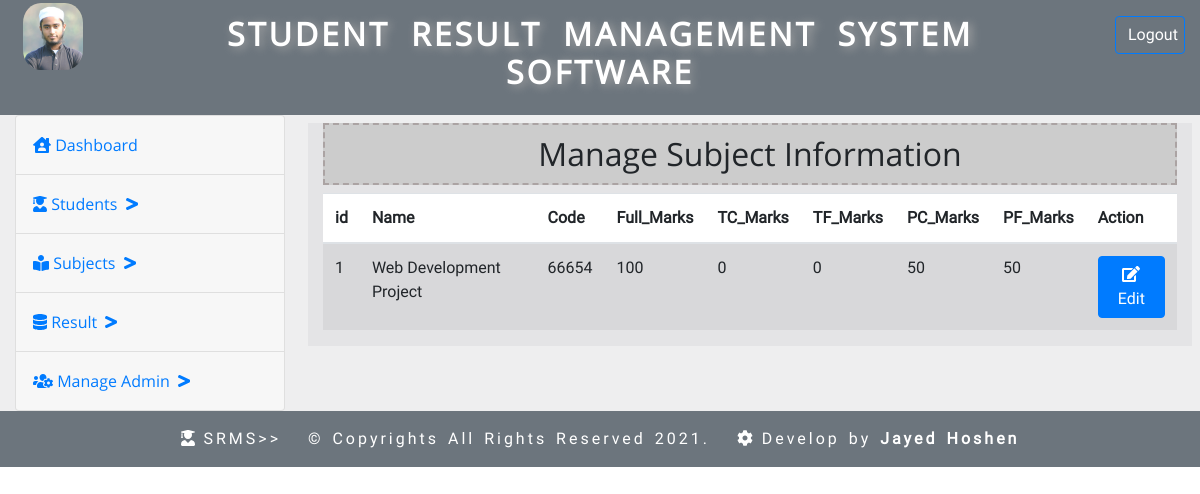
/manage_subject.php (signed in), run on an earlier commit of the app's database.
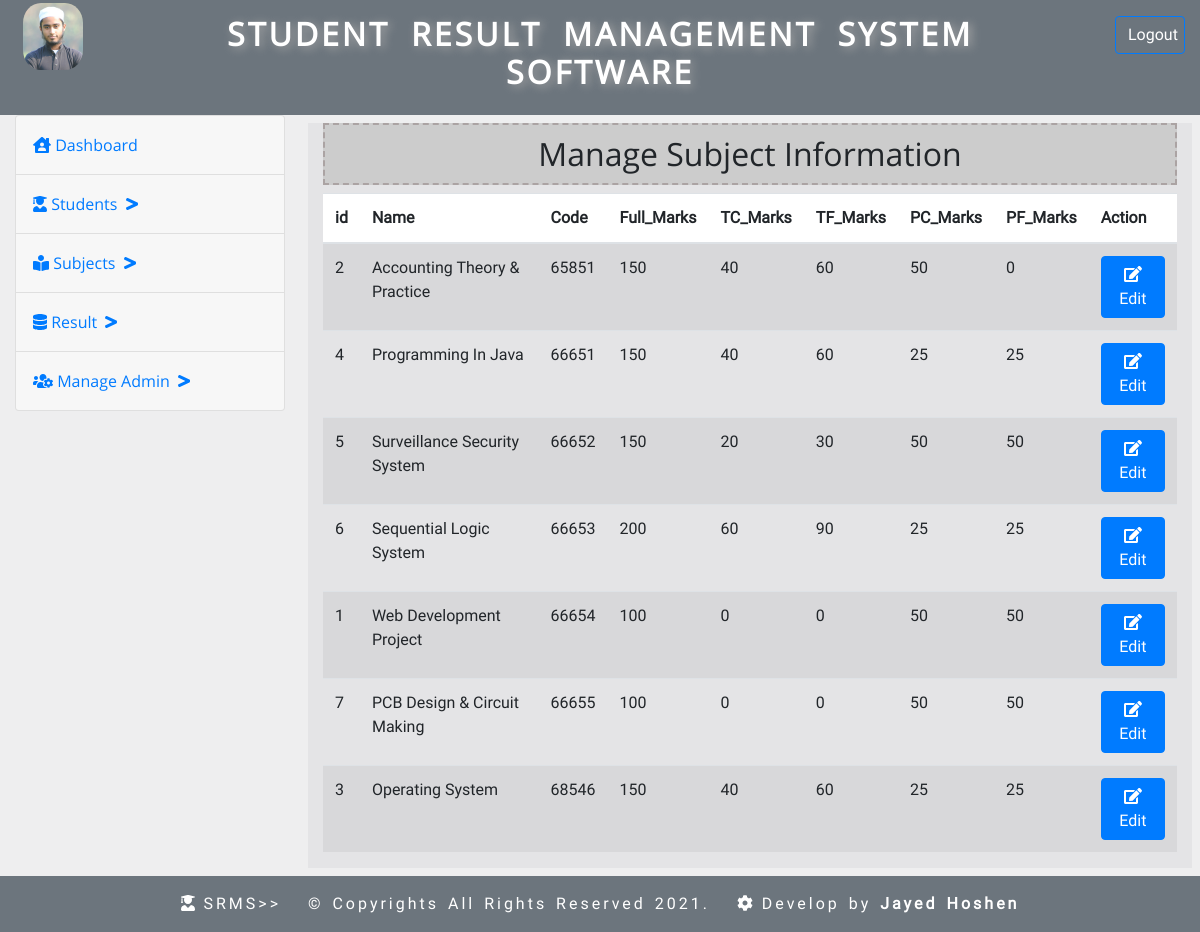
And on a later commit of the database.
### tables this page shows
CREATE TABLE `subject` (
  `id` int(11) NOT NULL,
  `name` varchar(250) NOT NULL,
  `code` int(10) NOT NULL,
  `f_mark` int(5) NOT NULL,
  `tc_mark` int(5) NOT NULL,
  `tf_mark` int(5) NOT NULL,
  `pc_mark` int(5) NOT NULL,
  `pf_mark` int(5) NOT NULL,
  `add_date` timestamp NOT NULL DEFAULT CURRENT_TIMESTAMP ON UPDATE CURRENT_TIMESTAMP
);

### manage_subject.php (the view, shortened to what this page needs)
<?php include_once('./inc/header.php'); ?>
<h2 class="page_title">Manage Subject Information</h2>
<div class="management_table table-responsive">
    <table class="table table-striped table-hover" id="manageTable">
        <thead style="background-color:#FFFFFF;">
            <tr>
                <th>id</th>
                <th>Name</th>
                <th>Code</th>
                <th>Full_Marks</th>
                <th>TC_Marks</th>
                <th>TF_Marks</th>
                <th>PC_Marks</th>
                <th>PF_Marks</th>
                <th>Action</th>
            </tr>
        </thead>
        <tbody>
            <?php
                $query = "SELECT * FROM subject ORDER BY code ASC";
                $result = mysqli_query($connection, $query);
                if (mysqli_num_rows($result) > 0) {
                    while ($row = mysqli_fetch_assoc($result)) {
                        $data = '';
                        $data .= '<tr>';
                        $data .= '<td>'.$row['id'].'</td>';
                        $data .= '<td>'.$row['name'].'</td>';
                        $data .= '<td>'.$row['code'].'</td>';
                        $data .= '<td>'.$row['f_mark'].'</td>';
                        $data .= '<td>'.$row['tc_mark'].'</td>';
                        $data .= '<td>'.$row['tf_mark'].'</td>';
                        $data .= '<td>'.$row['pc_mark'].'</td>';
                        $data .= '<td>'.$row['pf_mark'].'</td>';
                        $data .= '<td>'.'<form action="edit_subject.php" method="post">
                        <input type="hidden" name="stdid" value="'.$row['id'].'">
                        <button type="submit" class="btn btn-primary" style="cursor:pointer;">
                        <i class="fa fa-edit"></i> Edit</button></form>'.'</td>';
                        $data .= '</tr>';
                        echo $data;
                    }
                }
            ?>
        </tbody>
    </table>
</div>
<?php include_once('./inc/footer.php'); ?>

### inc/header.php (shortened to what this page needs)
<!DOCTYPE html>
<html lang="en">
   <head>
		<link rel="stylesheet" href="./asset/css/bootstrap.min.css">
	  	<link rel="stylesheet" href="./asset/css/all.min.css">
        <link rel="stylesheet" href="./asset/css/jquery.dataTables.min.css">
	  	<link rel="stylesheet" href="./asset/css/custom.css">
   </head>
   <body>
        <div id="header_wrapper" class="container-fluid bg-secondary">
            <div class="row">
                <div class="col-lg-1">
                    <div class="logo">
                        <a href="index.php">
                            <img src="./asset/img/admin_profile.jpg" alt="Admin Logo">
                        </a>
                    </div>
                </div>
                <div class="col-lg-10">
                    <div class="middle_content text-center">
                        <h2>Student Result Management System Software</h2>
                    </div>
                </div>
                <div class="col-lg-1">
                    <div class="log_out_btn">
                        <a class="btn btn-outline-primary w-100 text-white my-3" href="logout.php">Logout</a>
                    </div>
                </div>
            </div>
        </div>
        <div id="side_menu_wrapper" class="container-fluid">
            <div class="row">
                <?php include_once('./inc/sidebar.php'); ?>
                <div class="col-lg-9">
                    <div class="container-fluid p-2">
                        <div class="row">
                            <div class="col-lg-12 py-0">

### inc/sidebar.php (shortened to what this page needs)
<div class="col-lg-3">
    <div class="accordion" id="accordionExample">
        <div class="card">
            <div class="card-header show p-0" id="headingDashboard">
                <h2 class="mb-0"><a href="index.php">
                    <button class="p-3 btn btn-link btn-block text-left collapsed" type="button" data-toggle="collapse" data-target="#collapseDashboard" aria-expanded="false" aria-controls="collapseDashboard">
                    <i class="fas fa-house-user"></i> Dashboard
                    </button></a>
                </h2>
            </div>
        </div>
        <div class="card">
            <div class="card-header p-0" id="headingTwo">
                <h2 class="mb-0">
                    <button class="p-3 btn btn-link btn-block text-left collapsed" type="button" data-toggle="collapse" data-target="#collapseTwo" aria-expanded="false" aria-controls="collapseTwo">
                    <i class="fas fa-user-graduate"></i> Students &nbsp;<i class="fas fa-greater-than"></i>
                    </button>
                </h2>
            </div>
        </div>
        <div class="card">
            <div class="card-header p-0" id="headingThree">
                <h2 class="mb-0">
                    <button class="p-3 btn btn-link btn-block text-left collapsed" type="button" data-toggle="collapse" data-target="#collapseThree" aria-expanded="false" aria-controls="collapseThree">
                    <i class="fas fa-book-reader"></i> Subjects &nbsp;<i class="fas fa-greater-than"></i>
                    </button>
                </h2>
            </div>
        </div>
        <div class="card">
            <div class="card-header p-0" id="headingFour">
                <h2 class="mb-0">
                    <button class="p-3 btn btn-link btn-block text-left collapsed" type="button" data-toggle="collapse" data-target="#collapseFour" aria-expanded="false" aria-controls="collapseFour">
                    <i class="fas fa-database"></i> Result &nbsp;<i class="fas fa-greater-than"></i>
                    </button>
                </h2>
            </div>
        </div>
        <div class="card">
            <div class="card-header p-0" id="headingFive">
                <h2 class="mb-0">
                    <button class="p-3 btn btn-link btn-block text-left collapsed" type="button" data-toggle="collapse" data-target="#collapseFive" aria-expanded="false" aria-controls="collapseFive">
                    <i class="fas fa-users-cog"></i> Manage Admin &nbsp;<i class="fas fa-greater-than"></i>
                    </button>
                </h2>
            </div>
        </div>
    </div>
</div>

### inc/footer.php (shortened to what this page needs)
    </div></div></div></div></div></div>
    <div id="footer_wrapper" class="container-fluid text-center bg-secondary">
        <div class="row">
            <div class="col-lg-12">
                <div class="footer_wrapper text-white py-3">
                    <i class="fas fa-user-graduate"></i> SRMS>>&nbsp;&nbsp;
                    &copy; Copyrights All Rights Reserved 2021. &nbsp;
                    <i class="fa fa-cog fa-spin"></i>
                    Develop by <strong> Jayed Hoshen</strong>
                </div>
            </div>
        </div>
    </div>
</body>
</html>

### asset/css/custom.css (style rules this page uses)
* { margin: 0; padding: 0; box-sizing: border-box; }
h1, h2, h3, h4, h5 { font-family: 'opensansRegular'; }
p, body { font-family: 'robotoRegular'; }
a, a:hover { text-decoration: none; }
#header_wrapper .logo { width: 60px; margin: auto; }
#header_wrapper .logo a img { width: 100%; border-radius: 30%; margin: 3px; }
#header_wrapper .middle_content h2 { padding: 15px; font-size: 32px; font-weight: bold; word-spacing: 10px; letter-spacing: 3px; text-transform: uppercase; color: rgb(255 255 255); text-shadow: 3px 2px 10px rgb(168, 168, 168); }
#side_menu_wrapper .row { background-color: rgb(210 212 214 / 39%); }
h2.page_title { padding: 10px 20px; text-align: center; border: 2px dashed #aba3a3; background-color: #ccc; }
#footer_wrapper { word-spacing: 2px; letter-spacing: 3px; }

What changed in the data, as far as the page shows it:
added subject: id "2", name "Accounting Theory & Practice", code "65851", f_mark "150", tc_mark "40", tf_mark "60", pc_mark "50", pf_mark "0"
added subject: id "4", name "Programming In Java", code "66651", f_mark "150", tc_mark "40", tf_mark "60", pc_mark "25", pf_mark "25"
added subject: id "5", name "Surveillance Security System", code "66652", f_mark "150", tc_mark "20", tf_mark "30", pc_mark "50", pf_mark "50"
added subject: id "6", name "Sequential Logic System", code "66653", f_mark "200", tc_mark "60", tf_mark "90", pc_mark "25", pf_mark "25"
added subject: id "7", name "PCB Design & Circuit Making", code "66655", f_mark "100", tc_mark "0", tf_mark "0", pc_mark "50", pf_mark "50"
added subject: id "3", name "Operating System", code "68546", f_mark "150", tc_mark "40", tf_mark "60", pc_mark "25", pf_mark "25"
